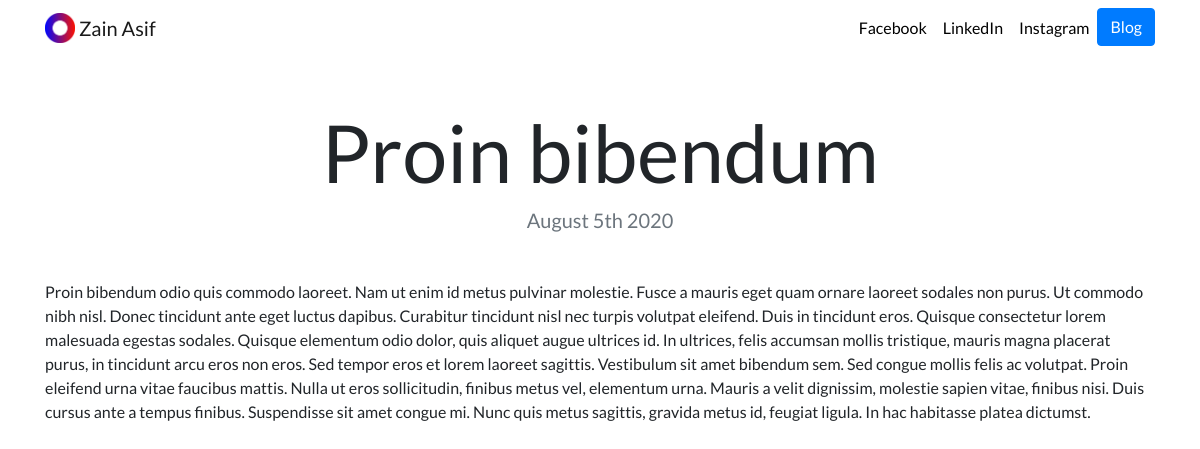
The app's page /blog/2/ with its own data.
### blog/models.py (models this page shows, shortened)
class Blog(models.Model):
    title = models.CharField(max_length=30)
    desc = models.TextField()
    date = models.DateField()

### blog/views.py (the view)
# urls.py: path('<int:blog_id>/',views.detail,name="detail")
def detail(request,blog_id):
    blog = get_object_or_404(Blog, pk=blog_id)
    return render(request,'blog/detail.html',{'blog':blog})

### blog/templates/blog/detail.html
{% extends "myprotfolio/base.html" %}
{% load static %}
{% block content %}
<h1 class="text-center mt-5" id="blogdetailtitle">{{ blog.title }}</h1>
<h5 class="text-center text-muted mb-5">{{ blog.date|date:'F jS Y' }}</h5>
{{ blog.desc|safe }}
{% endblock %}

### myportfolio/static/myportfolio/custom.css (style rules this page uses)
body { font-family: 'Lato', sans-serif; }
@media (min-width: 992px) { #blogdetailtitle { font-size: 5rem; } }

### records on screen
Blog: title "Proin bibendum", date "August 5th 2020", desc "Proin bibendum odio quis commodo laoreet. Nam ut enim id metus pulvinar molestie. Fusce a mauris eget quam ornare laoreet sodales non purus. Ut commodo nibh nisl. Donec tincidunt ante eget luctus dapibus. Curabitur tincidunt nisl nec turpis volutpat eleifend. Duis in tincidunt eros. Quisque consectetur lorem malesuada egestas sodales. Quisque elementum odio dolor, quis aliquet augue ultrices id. In ultrices, felis accumsan mollis tristique, mauris magna placerat purus, in tincidunt arcu eros non eros. Sed tempor eros et lorem laoreet sagittis. Vestibulum sit amet bibendum sem. Sed congue mollis felis ac volutpat. Proin eleifend urna vitae faucibus mattis. Nulla ut eros sollicitudin, finibus…"
